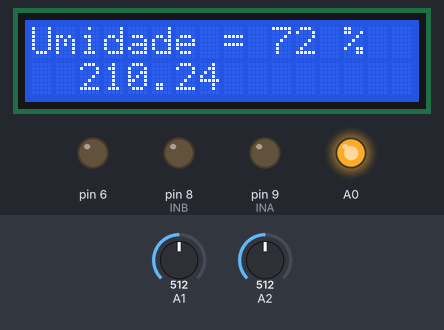
The sketch below on a simulated Arduino Uno, built with avr-gcc and run on an emulated ATmega328P. Shown: 16×2 character LCD, output pins drawn as LEDs (lit = HIGH). The test bench sets the inputs (shaded band); at power-on: A1 = 512, A2 = 512. Pins used as bus, display or sensor lines are not drawn.

Above: at 1.2 s.
1.3 s: A1 set to 716
At 2.9 s:
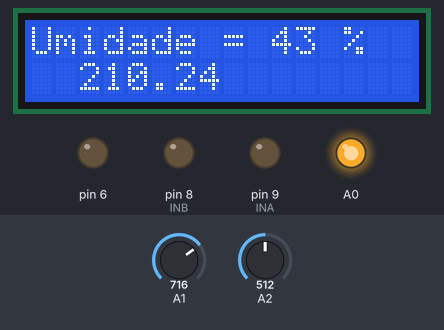
3.6 s: A2 set to 716
At 5.0 s:
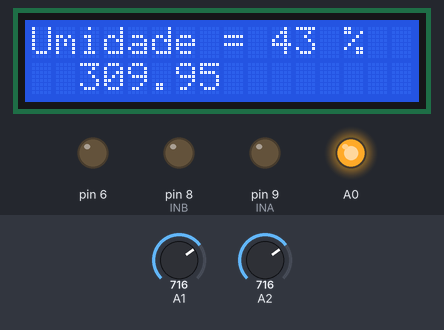
5.6 s: A1 set to 900
At 7.1 s:
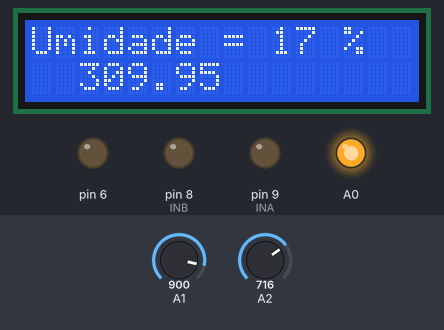
7.7 s: A2 set to 900
At 9.2 s:
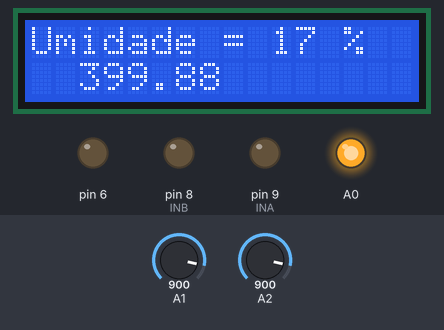
9.7 s: A1 set to 1023
At 11.1 s:
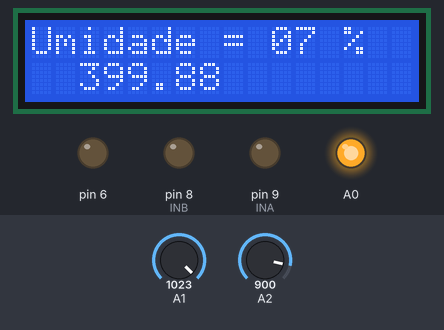
11.8 s: A2 set to 1023
At 12.9 s:
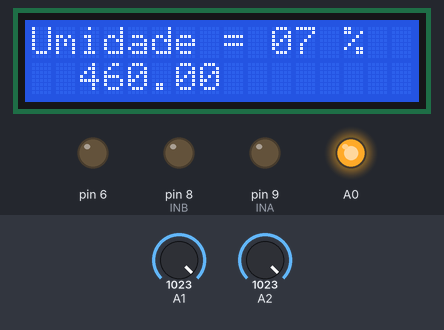
Timing chart, 0 to 14.8 s (numbered marks = the images above; inputs shaded):
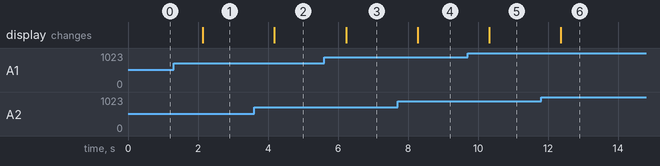

Measured:
- after the input at 1.3 s, the display: changes after 0.84 s (image 1)
- after the input at 3.6 s, the display: changes after 0.58 s (image 2)
- after the input at 5.6 s, the display: changes after 0.63 s (image 3)
- after the input at 7.7 s, the display: changes after 0.58 s (image 4)
- after the input at 9.7 s, the display: changes after 0.62 s (image 5)
- after the input at 11.8 s, the display: changes after 0.56 s (image 6)

The sketch:

feira.ino
```cpp
#include <LiquidCrystal_I2C.h>

LiquidCrystal_I2C lcd(0x27,16,2);  // set the LCD address to 0x27 for a 16 chars and 2 line display
int umidade = 0;
int umidade2 = 0;
int INA = 9;
int INB = 8;
float s = A2;
float t = 0;

void setup()
{
  pinMode(A0, OUTPUT);
  pinMode(A1, INPUT);
  pinMode(7, OUTPUT);
  pinMode(6, OUTPUT);
  pinMode(INA , OUTPUT);
  pinMode(INB , OUTPUT);
  pinMode(A2, INPUT);
  Serial.begin(9600);
  digitalWrite(A0, HIGH);
  lcd.init();
  lcd.backlight();

}

void loop()
{
  t = (analogRead(A2) * ((5.0/1023)) /0.01) -40 ;
  umidade = analogRead(A1);
  umidade = map(umidade, 1023, 315, 0, 100); //Transforma os valores analógicos em uma escala de 0 a 100

  if (umidade != umidade2){
    lcd.clear();
 }
 if (umidade >= 30){
  digitalWrite(7, HIGH);
 }

 if (umidade <= 90){
  digitalWrite(7, LOW);
 }

  digitalWrite(INA, LOW);
  digitalWrite(INB, LOW);


  lcd.setCursor(0,0);
  lcd.print("Umidade =");
  lcd.setCursor(10,0);
  lcd.print(umidade);
  lcd.setCursor(13,0);
  lcd.print("%");
  lcd.setCursor(2,1);
  lcd.print(t);
  umidade = umidade2;
  delay(1000); // Delay a little bit to improve simulation performance
}
```
